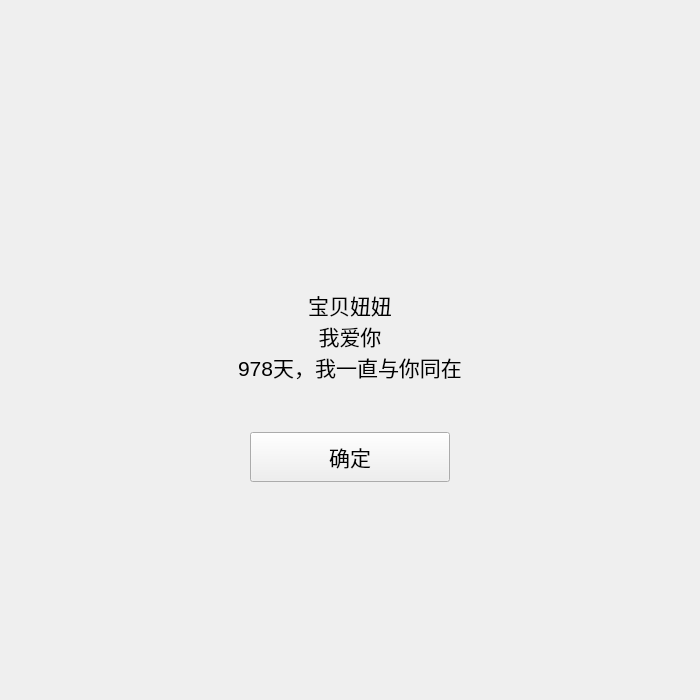
<?xml version="1.0" encoding="UTF-8"?>
<ui version="4.0">
 <class>Form</class>
 <widget class="QWidget" name="Form">
  <property name="geometry">
   <rect>
    <x>0</x>
    <y>0</y>
    <width>700</width>
    <height>700</height>
   </rect>
  </property>
  <property name="windowTitle">
   <string>Form</string>
  </property>
  <layout class="QVBoxLayout" name="verticalLayout" stretch="4,4,0,4,3">
   <item>
    <spacer name="verticalSpacer_3">
     <property name="orientation">
      <enum>Qt::Vertical</enum>
     </property>
     <property name="sizeHint" stdset="0">
      <size>
       <width>20</width>
       <height>40</height>
      </size>
     </property>
    </spacer>
   </item>
   <item>
    <layout class="QHBoxLayout" name="horizontalLayout">
     <item>
      <spacer name="horizontalSpacer_3">
       <property name="orientation">
        <enum>Qt::Horizontal</enum>
       </property>
       <property name="sizeHint" stdset="0">
        <size>
         <width>40</width>
         <height>20</height>
        </size>
       </property>
      </spacer>
     </item>
     <item>
      <widget class="QLabel" name="label">
       <property name="minimumSize">
        <size>
         <width>600</width>
         <height>100</height>
        </size>
       </property>
       <property name="maximumSize">
        <size>
         <width>600</width>
         <height>100</height>
        </size>
       </property>
       <property name="font">
        <font>
         <pointsize>16</pointsize>
        </font>
       </property>
       <property name="text">
        <string>宝贝妞妞
我爱你
978天，我一直与你同在</string>
       </property>
       <property name="textFormat">
        <enum>Qt::AutoText</enum>
       </property>
       <property name="alignment">
        <set>Qt::AlignCenter</set>
       </property>
      </widget>
     </item>
     <item>
      <spacer name="horizontalSpacer_4">
       <property name="orientation">
        <enum>Qt::Horizontal</enum>
       </property>
       <property name="sizeHint" stdset="0">
        <size>
         <width>40</width>
         <height>20</height>
        </size>
       </property>
      </spacer>
     </item>
    </layout>
   </item>
   <item>
    <spacer name="verticalSpacer_2">
     <property name="orientation">
      <enum>Qt::Vertical</enum>
     </property>
     <property name="sizeHint" stdset="0">
      <size>
       <width>20</width>
       <height>40</height>
      </size>
     </property>
    </spacer>
   </item>
   <item>
    <layout class="QHBoxLayout" name="horizontalLayout_2">
     <item>
      <spacer name="horizontalSpacer">
       <property name="orientation">
        <enum>Qt::Horizontal</enum>
       </property>
       <property name="sizeHint" stdset="0">
        <size>
         <width>40</width>
         <height>20</height>
        </size>
       </property>
      </spacer>
     </item>
     <item>
      <widget class="QPushButton" name="pushButton">
       <property name="sizePolicy">
        <sizepolicy hsizetype="Minimum" vsizetype="Fixed">
         <horstretch>0</horstretch>
         <verstretch>0</verstretch>
        </sizepolicy>
       </property>
       <property name="minimumSize">
        <size>
         <width>200</width>
         <height>50</height>
        </size>
       </property>
       <property name="maximumSize">
        <size>
         <width>200</width>
         <height>50</height>
        </size>
       </property>
       <property name="font">
        <font>
         <pointsize>16</pointsize>
        </font>
       </property>
       <property name="text">
        <string>确定</string>
       </property>
       <property name="shortcut">
        <string>Return</string>
       </property>
       <property name="checkable">
        <bool>false</bool>
       </property>
       <property name="checked">
        <bool>false</bool>
       </property>
       <property name="autoDefault">
        <bool>false</bool>
       </property>
       <property name="default">
        <bool>false</bool>
       </property>
       <property name="flat">
        <bool>false</bool>
       </property>
      </widget>
     </item>
     <item>
      <spacer name="horizontalSpacer_2">
       <property name="orientation">
        <enum>Qt::Horizontal</enum>
       </property>
       <property name="sizeHint" stdset="0">
        <size>
         <width>40</width>
         <height>20</height>
        </size>
       </property>
      </spacer>
     </item>
    </layout>
   </item>
   <item>
    <spacer name="verticalSpacer">
     <property name="orientation">
      <enum>Qt::Vertical</enum>
     </property>
     <property name="sizeHint" stdset="0">
      <size>
       <width>20</width>
       <height>40</height>
      </size>
     </property>
    </spacer>
   </item>
  </layout>
 </widget>
 <resources/>
 <connections>
  <connection>
   <sender>pushButton</sender>
   <signal>clicked()</signal>
   <receiver>Form</receiver>
   <slot>showLove()</slot>
   <hints>
    <hint type="sourcelabel">
     <x>261</x>
     <y>324</y>
    </hint>
    <hint type="destinationlabel">
     <x>368</x>
     <y>328</y>
    </hint>
   </hints>
  </connection>
 </connections>
 <slots>
  <slot>showLove()</slot>
 </slots>
</ui>
